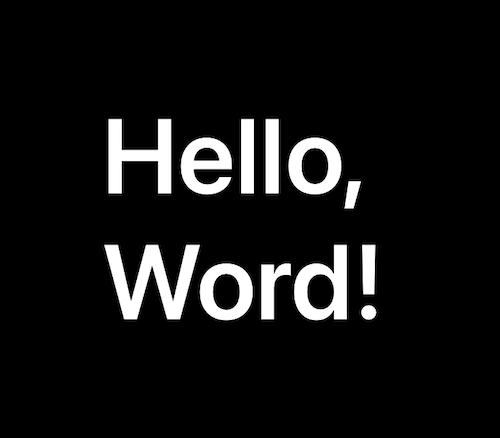
#> input picture cvStudy/img/word.png, 500 x 438 px
$ python erode.py
#> lines starting #> are read from the running program, lines starting #| are printed output that depends on the picture
# 腐蚀
import cv2
import numpy

img = cv2.imread("./img/word.png")
#> img is the input picture: shape (438, 500, 3); min 0, max 255, mean 19.9

# 灰度化
gray = cv2.cvtColor(img, cv2.COLOR_BGR2GRAY)
# 自定义卷积核
kernel = numpy.ones((5, 5), numpy.uint8)
dst = cv2.erode(gray, kernel, iterations = 2)
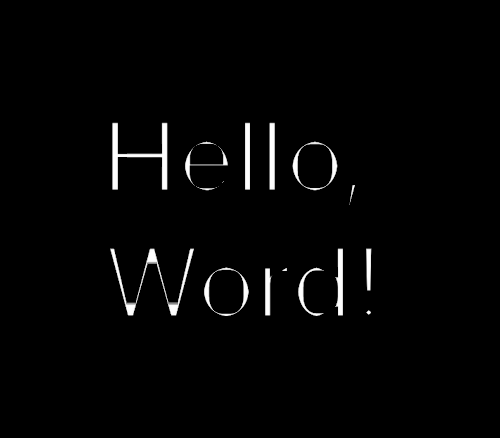
#> dst: shape (438, 500); min 0, max 255, mean 4.7
# 矩形卷积核
kernel_rect = cv2.getStructuringElement(cv2.MORPH_RECT, (5, 5))
dst_rect = cv2.erode(gray, kernel_rect, iterations = 2)
# 十字形卷积核
kernel_cross = cv2.getStructuringElement(cv2.MORPH_CROSS, (5, 5))
dst_cross = cv2.erode(gray, kernel_cross, iterations = 2)
# 椭圆卷积核
kernel_ELLIPSE = cv2.getStructuringElement(cv2.MORPH_ELLIPSE, (5, 5))
dst_ELLIPSE = cv2.erode(gray, kernel_ELLIPSE, iterations = 2)

while True:
    cv2.imshow("org", img)
    cv2.imshow("dst", dst)
    cv2.imshow("dst_rect", dst_rect)
    cv2.imshow("dst_cross", dst_cross)
    cv2.imshow("dst_ELLIPSE", dst_ELLIPSE)
    key = cv2.waitKey(1) & 0xFF
#> (key q is pressed here)
    if key == ord('q'):
        break
cv2.destroyAllWindows
